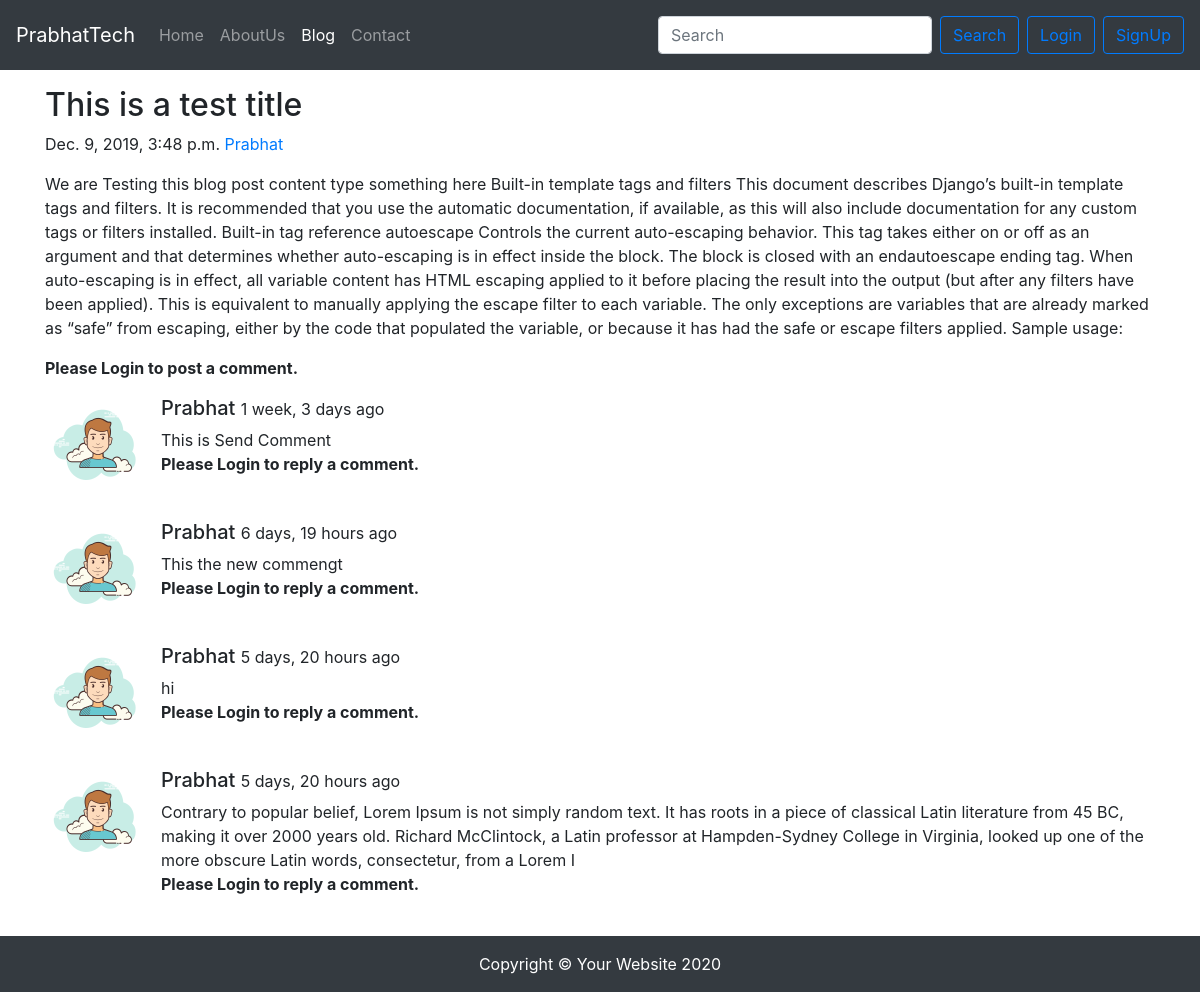
The page /blog/first-slug on the database as committed earlier.
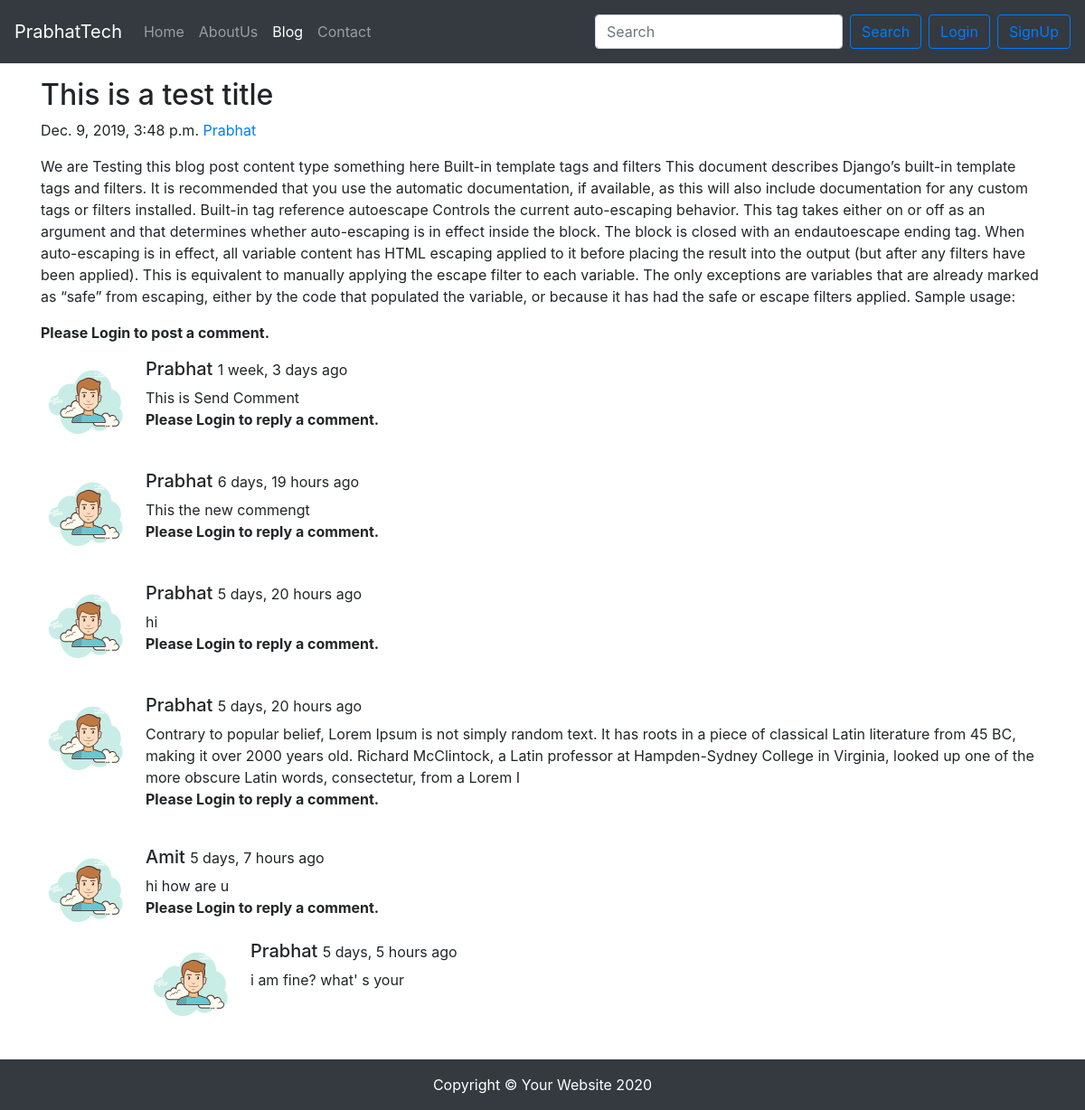
The same page on the database as committed later.
### blog/models.py (models this page shows, shortened)
class Post(models.Model):
    sno = models.AutoField(primary_key=True)
    title = models.CharField(max_length=500)
    content = models.TextField()
    author = models.CharField(max_length=100)
    slug =  models.CharField(max_length=130)
    timestamp = models.DateTimeField()

class BlogComment(models.Model):
    sno = models.AutoField(primary_key=True)
    comment = models.TextField()
    user = models.ForeignKey(User,on_delete=models.CASCADE)
    post = models.ForeignKey(Post, on_delete=models.CASCADE)
    parent = models.ForeignKey('self',on_delete=models.CASCADE, null=True)
    timestamp = models.DateTimeField(default=now)
    def __str__(self):
        return self.comment

### blog/views.py (the view)
# urls.py: path('<str:slug>',views.blogPost , name="blogPost" ),
def blogPost(request, slug):
    post = Post.objects.filter(slug=slug).first()
    comments = BlogComment.objects.filter(post=post, parent=None)
    replies = BlogComment.objects.filter(post=post).exclude(parent=None)
    replyDict = {}
    for reply in replies:
        if reply.parent.sno not in replyDict.keys():
            replyDict[reply.parent.sno] = [reply]
        else:
            replyDict[reply.parent.sno].append(reply)
    print(replyDict)
    context = {'post':post, 'comments':comments, 'user':request.user,'replyDict':replyDict,'replies':replies}
    return render(request,'blog/blogPost.html', context)

### blog/templatetags/extras.py (called while the page is built)
@register.filter(name='get_val')
def get_val(dict,key):
    return dict.get(key)

### templates/blog/blogPost.html (shortened to what this page needs)
{% extends 'base.html' %}
{% block blogactive %} active {% endblock %}
{% block body %}
{% load humanize %}
{% load extras %}
  <div class="container my-3">
          <h2 class="blog-post-title">{{post.title}}</h2>
          <p class="blog-post-meta">{{post.timestamp}} <a href="/about">{{post.author}}</a></p>
          <p>{{post.content}}</p>
        </div>
        <div class="container">
        {% if user.is_authenticated %}
          <div class="card my-4">
            <h5 class="card-header">Leave a Comment:</h5>
            <div class="card-body">
              <form action="/blog/postComment" method="post">
                {% csrf_token %}
                  <input type="hidden" name="postSno" value="{{post.sno}}">
                <div class="form-group">
                  <textarea class="form-control" name="comment" rows="3"></textarea>
                </div>
                <button type="submit" class="btn btn-primary">Submit</button>
              </form>
            </div>
          </div>
          <h5 class="card-header my-4">Total Comment ({{comments.count}})</h5>
          <form >
          {% else %}
          <p><b>Please Login to post a comment.</b></p>
        {% endif %}
          {% for comment in comments %}
          <div class="media mb-4">
            <img class="d-flex mr-3 rounded-circle " src="../static/user.png" alt="" height="100px">
            <div class="media-body">
              <h5 class="mt-0">{{comment.user.username|title}} <small>{{comment.timestamp|naturaltime }}</small></h5>
              {{comment.comment}}
              {% if user.is_authenticated %}
                  <button class="btn btn-primary btn-sm" type="button" data-toggle="collapse"
                          data-target="#openReply_{{comment.sno}}" aria-expanded="false" aria-controls="collapseExample">
                          Add Reply </button>
                          {% else %}
                          <p><b>Please Login to reply a comment.</b></p>
                    {% endif %}
                      <div class="replies my-2">
                        {% for reply in replyDict|get_val:comment.sno %}
                          <div class="media mt-4">
                            <img class="d-flex mr-3 rounded-circle" src="../static/user.png" alt="" height="100px">
                            <div class="media-body">
                              <h5 class="mt-0">{{reply.user|title}}
                              <small>{{reply.timestamp|naturaltime }}</small></h5>
                              {{reply.comment}}
                          </div>
                          </div>
                        {% endfor %}
                      </div>
            </div>
          </div>
          {% endfor %}
        </div>
{% endblock body %}

### templates/base.html (shortened to what this page needs)
<!DOCTYPE html>
<html lang="en">
<head>
  <link rel="stylesheet" href="https://stackpath.bootstrapcdn.com/bootstrap/4.4.1/css/bootstrap.min.css"
>
</head>
  <link href="//maxcdn.bootstrapcdn.com/font-awesome/4.1.0/css/font-awesome.min.css" rel="stylesheet">
<body>
  <nav class="navbar navbar-expand-lg navbar-dark bg-dark">
    <a class="navbar-brand" href="/">PrabhatTech</a>
    <div class="collapse navbar-collapse" id="navbarSupportedContent">
      <ul class="navbar-nav mr-auto">
        <li class="nav-item {% block homeactive %}
            {% endblock homeactive %}">
          <a class="nav-link" href="/">Home <span class="sr-only">(current)</span></a>
        </li>
        <li class="nav-item {% block aboutactive %}
            {% endblock aboutactive %}">
          <a class="nav-link" href="/about">AboutUs</a>
        </li>
        <li class="nav-item  {% block blogactive %}
            {% endblock blogactive %} ">
          <a class="nav-link" href="/blog">Blog</a>
        </li>
        <li class="nav-item {% block contactactive %}
            {% endblock contactactive %}">
          <a class="nav-link" href="/contact">Contact</a>
        </li>
      </ul>
      <div class="ml-auto form-inline">
        <form class="form-inline my-2 my-lg-0" method="get" action="/search">
          <input class="form-control mr-sm-2" name="query" id="search" type="search" placeholder="Search"
            aria-label="Search">
          <button class="btn btn-outline-primary my-2 " type="submit">Search</button>
        </form>
        {% if user.is_authenticated %}
        <div class="dropdown">
          <button class="btn btn-outline-primary dropdown-toggle my-2 mx-2" type="button" id="dropdownMenuButton" data-toggle="dropdown"
            aria-haspopup="true" aria-expanded="false">
            Welcome <b>{{request.user |title }}</b>
          </button>
          <div class="dropdown-menu" aria-labelledby="dropdownMenuButton">
            <a class="dropdown-item" href="/viewprofile">View Profile</a>
            <a class="dropdown-item" href="/password_change">Change Password</a>
            <a class="dropdown-item" href="/logout">Logout</a>
          </div>
        </div>
        {% else %}
        <button class="btn btn-outline-primary my-2 mx-2 my-sm-0" data-target="#loginModal"
          data-toggle="modal">Login</button>
        <button type="button" class="btn btn-outline-primary my-2 my-sm-0" data-toggle="modal"
          data-target="#signupModal">
          SignUp
        </button>
        {% endif %}
      </div>
  </nav>
  {% block body %}
  {% endblock body %}
  <footer class="py-3 bg-dark">
    <div class="container">
      <p class="m-0 text-center text-white">Copyright © Your Website 2020</p>
    </div>
  </footer>
</body>
</html>

Rows that differ between the two databases and show on the page:
added BlogComment: user.username "Amit", timestamp "5 days, 7 hours ago", comment "hi how are u", shown under "This is a test title"
added BlogComment: user "Prabhat", timestamp "5 days, 5 hours ago", comment "i am fine? what' s your", shown under "Amit"
